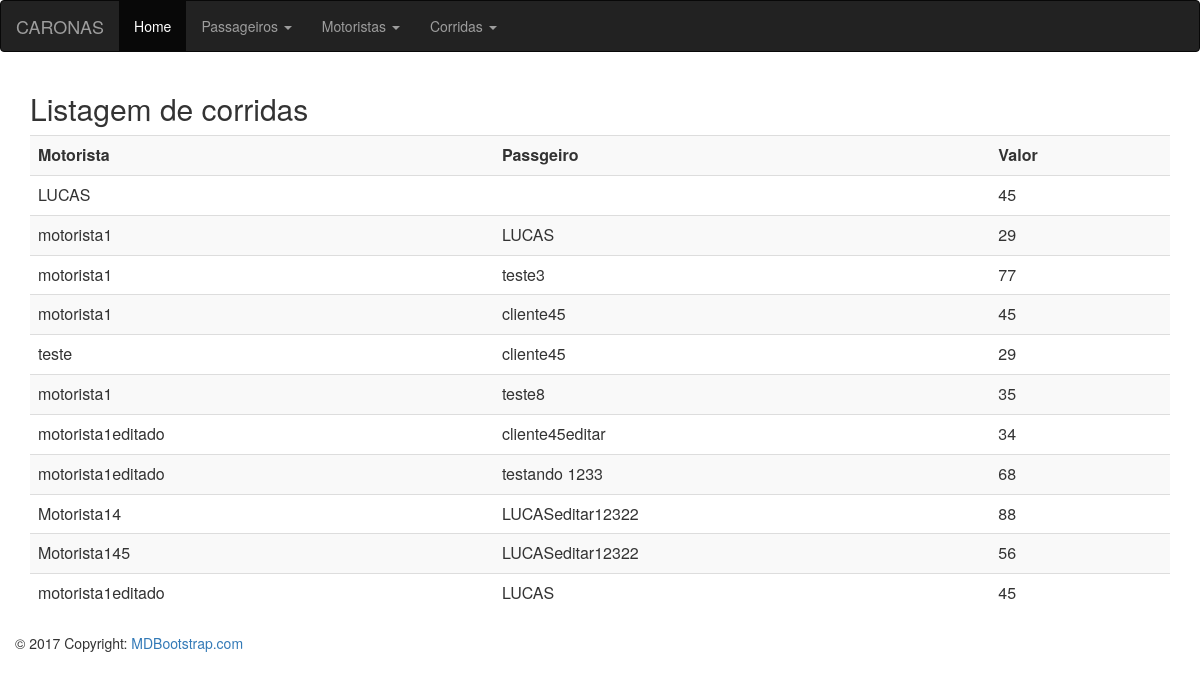
Screenshot of /?op=lisCorridas with the database file from the repository.
### tables this page shows
CREATE TABLE `corridas` (
  `id` int(11) NOT NULL,
  `nomeMoto` varchar(50) NOT NULL,
  `nomeCli` varchar(50) NOT NULL,
  `valor` decimal(10,0) NOT NULL
);

### php/chamaListCorridas.php (the view, shortened to what this page needs)
<?php
		include("conexao.php");
$consulta = "SELECT * FROM corridas ORDER BY id";
$executar_consulta = $conexao->query($consulta);
while($registro = $executar_consulta->fetch_assoc()){
	$nomeMoto = utf8_encode($registro["nomeMoto"]);
	$nomeCli = utf8_encode($registro["nomeCli"]);
	$valor = utf8_encode($registro["valor"]);
	echo "<tr><td>$nomeMoto</td><td>$nomeCli</td><td>$valor</td>
	</tr>";
}
?>

### rows the page displays
corridas: nomeMoto "LUCAS", valor "45"
corridas: nomeMoto "motorista1", nomeCli "LUCAS", valor "29"
corridas: nomeMoto "motorista1", nomeCli "teste3", valor "77"
corridas: nomeMoto "motorista1", nomeCli "cliente45", valor "45"
corridas: nomeMoto "teste", nomeCli "cliente45", valor "29"
corridas: nomeMoto "motorista1", nomeCli "teste8", valor "35"
corridas: nomeMoto "motorista1editado", nomeCli "cliente45editar", valor "34"
corridas: nomeMoto "motorista1editado", nomeCli "testando 1233", valor "68"
corridas: nomeMoto "Motorista14", nomeCli "LUCASeditar12322", valor "88"
corridas: nomeMoto "Motorista145", nomeCli "LUCASeditar12322", valor "56"
corridas: nomeMoto "motorista1editado", nomeCli "LUCAS", valor "45"
